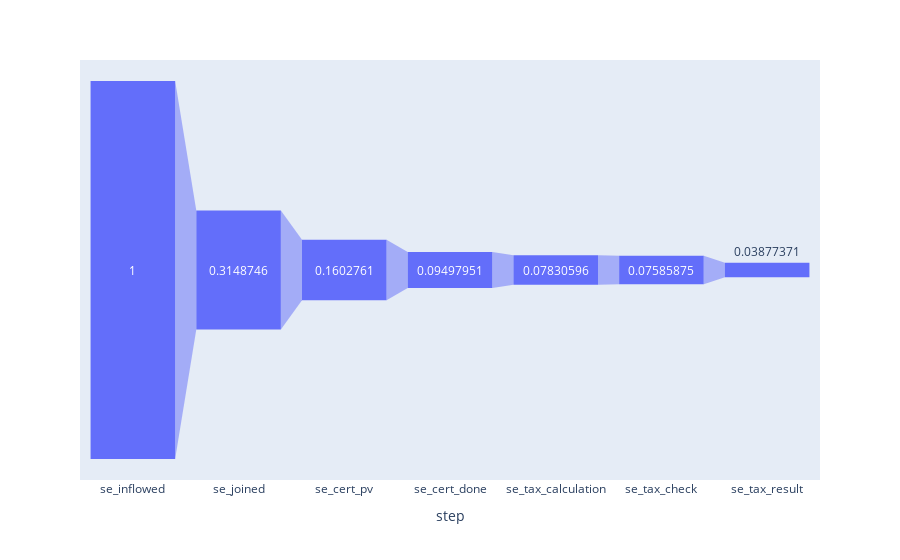

Notebook source saved alongside this figure:
### Code cell
df_signup_raw_v1['stacked_conversion_v1'] = round(df_signup_raw_v1['stacked_conversion']*100, 1) ## 소수점 한자리까지 출력

fig = px.funnel(
    data_frame = df_signup_raw_v1,
    x = 'step',
    y = 'stacked_conversion' ##누적전환율
)

fig.show()

### Figure 1 — Plotly figure (JSON) as saved in the notebook; plotly's stock layout.template omitted (floating-point values rounded to 4 significant figures)
{"data": [{"hovertemplate": "step=%{x}<br>stacked_conversion=%{y}<extra></extra>", "legendgroup": "", "marker": {"color": "#636efa"}, "name": "", "orientation": "v", "showlegend": false, "type": "funnel", "x": ["se_inflowed", "se_joined", "se_cert_pv", "se_cert_done", "se_tax_calculation", "se_tax_check", "se_tax_result"], "xaxis": "x", "y": [1, 0.3149, 0.1603, 0.09498, 0.07831, 0.07586, 0.03877], "yaxis": "y"}], "layout": {"legend": {"tracegroupgap": 0}, "margin": {"t": 60}, "xaxis": {"anchor": "y", "domain": [0, 1], "title": {"text": "step"}}, "yaxis": {"anchor": "x", "domain": [0, 1], "title": {"text": "stacked_conversion"}}}}
